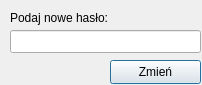
<?xml version="1.0" encoding="UTF-8"?>
<ui version="4.0">
 <class>DlgPasswordInput</class>
 <widget class="QDialog" name="DlgPasswordInput">
  <property name="geometry">
   <rect>
    <x>0</x>
    <y>0</y>
    <width>202</width>
    <height>85</height>
   </rect>
  </property>
  <property name="windowTitle">
   <string>Dialog</string>
  </property>
  <widget class="QLineEdit" name="txtPassword">
   <property name="geometry">
    <rect>
     <x>10</x>
     <y>30</y>
     <width>191</width>
     <height>23</height>
    </rect>
   </property>
   <property name="echoMode">
    <enum>QLineEdit::Password</enum>
   </property>
  </widget>
  <widget class="QLabel" name="lblPassword">
   <property name="geometry">
    <rect>
     <x>10</x>
     <y>10</y>
     <width>111</width>
     <height>16</height>
    </rect>
   </property>
   <property name="text">
    <string>Podaj nowe hasło:</string>
   </property>
  </widget>
  <widget class="QPushButton" name="btnChange">
   <property name="geometry">
    <rect>
     <x>110</x>
     <y>60</y>
     <width>91</width>
     <height>24</height>
    </rect>
   </property>
   <property name="text">
    <string>Zmień</string>
   </property>
  </widget>
 </widget>
 <resources/>
 <connections/>
</ui>
